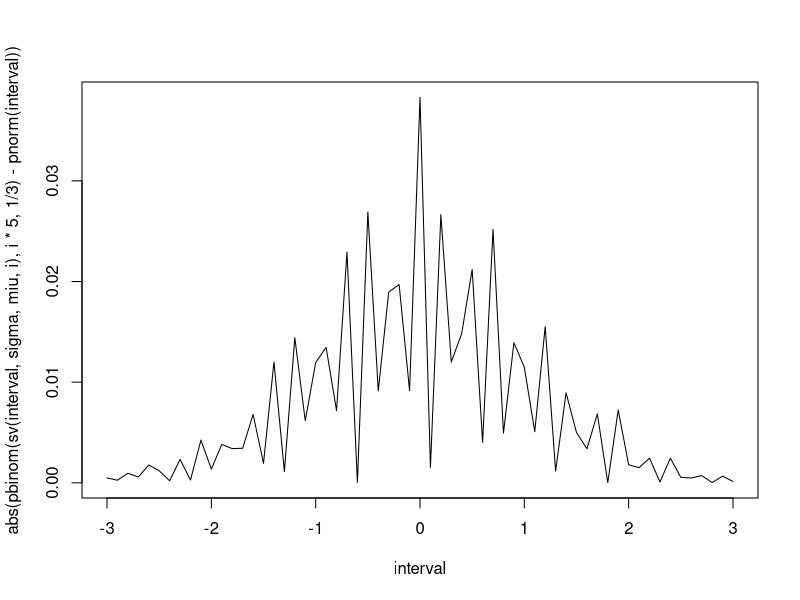
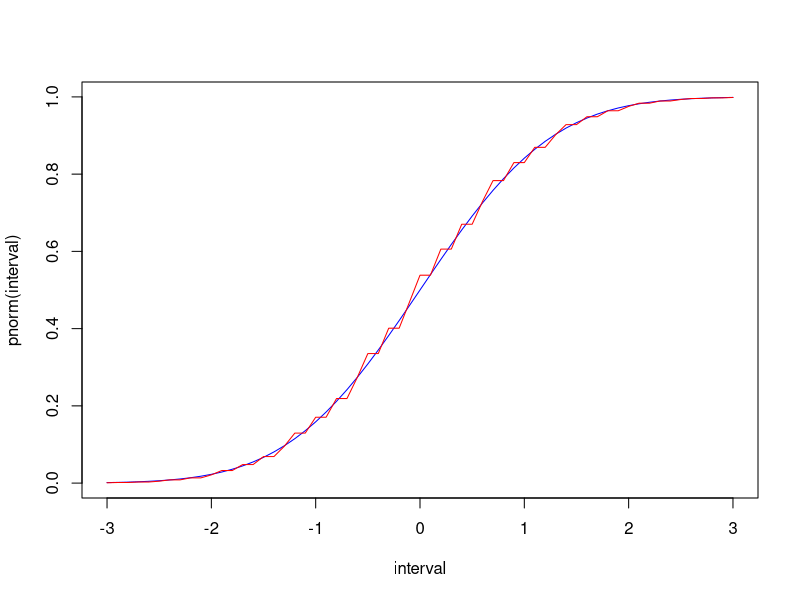
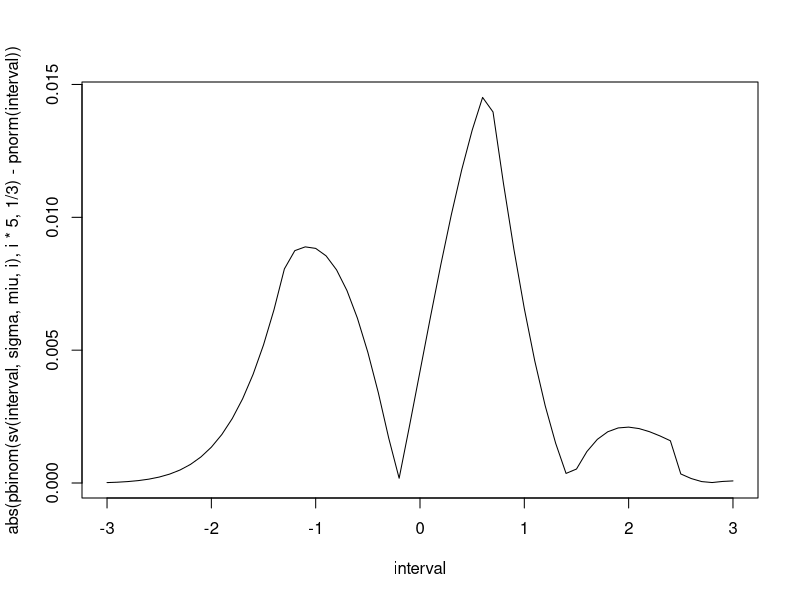
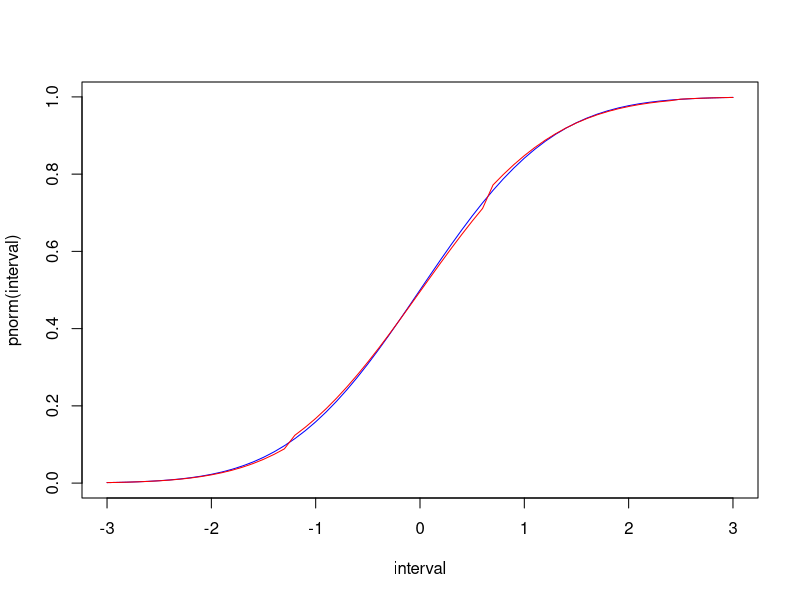
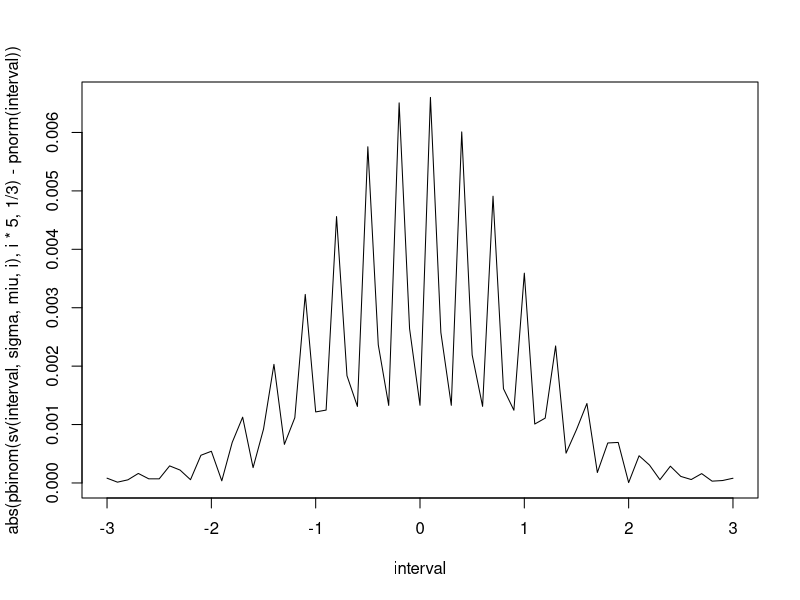
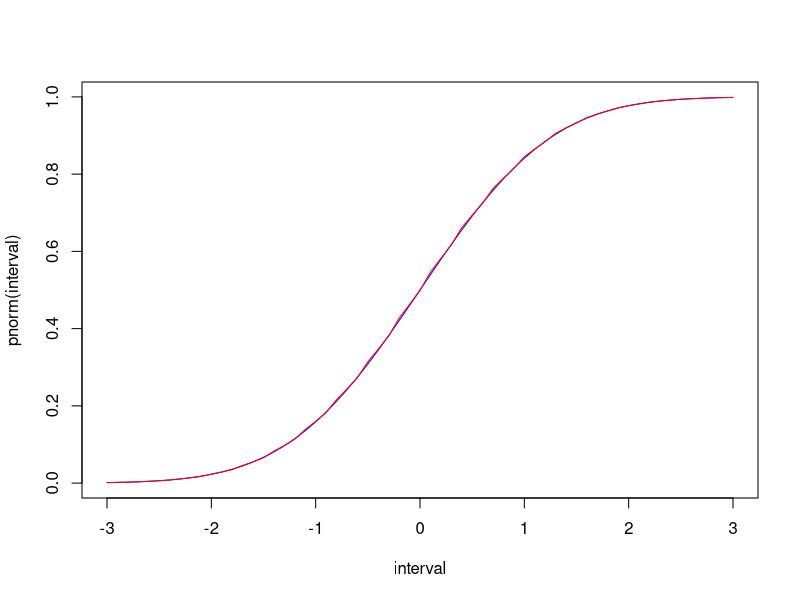
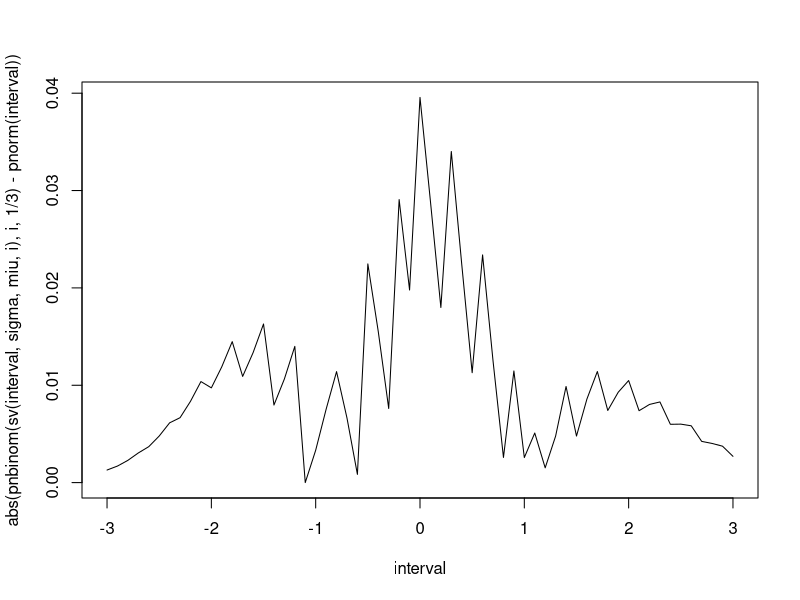
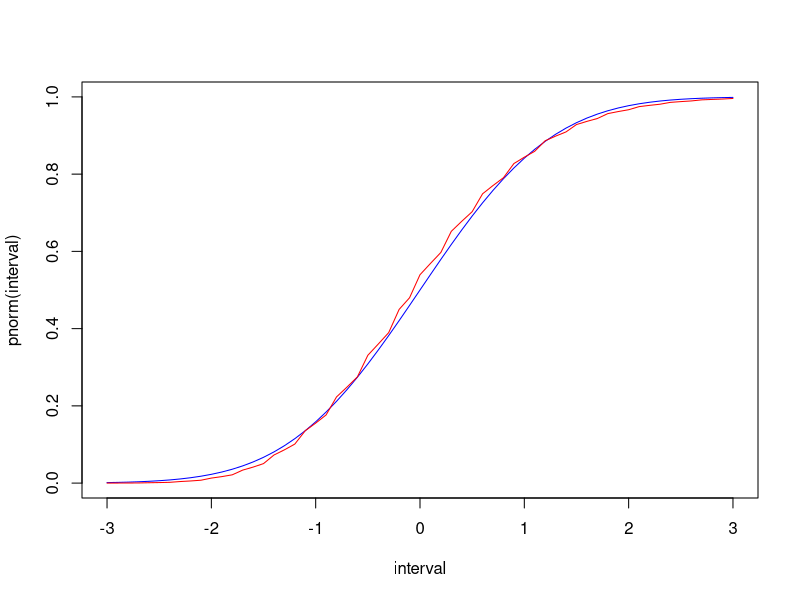

The R script that drew these images, in order:
#1

medie<-function(functie,opt,a=0,b=100){ # a si b sunt doar pt cazul opt==2, anume uniforma discreta
  if (opt==1){ #caz continuu
    
    aux<-function(x){
      return(x*functie(x))
    }
    
    return (integrate(aux,-Inf,+Inf)$value)
  }
  
  if(opt==0){ #caz discret
    x<-0:1000
    return(sum(x*functie(x)))
  }
  
  if(opt==2){
    return ((a+b)/2)
  }
  
}


varianta<-function(functie,opt,a=0,b=100){ # de adaugat si aici caz discret
  if (opt==1){ #caz continuu
    aux<-function(x){
      return(x^2*functie(x)) #formula de transport
    }
    med<-medie(functie,opt)
    return(integrate(aux,-Inf,Inf)$value-(med)^2)
  }
  if (opt==0){ # caz discret
    x<-0:1000
    aux<-function(x){
      return (x^2)
    }
    prob<-sapply(x,functie)
    xpatrat<-sapply(x,aux)
    return(sum(xpatrat*prob)-medie(functie,opt)^2)
  }
  if (opt==2){ #caz unif discreta
    n<-b-a+1
    return((n^2-1)/12)
  }
}

#2

f2<-function(functie,opt,a=0,b=100){ # de adaugat caz discret
  if (opt==1){ #caz continuu
    aux<-function(x){
      return (abs(x-medie(functie,opt))^3*functie(x))
    }
    return (integrate(aux,-Inf,+Inf)$value)
  }
  if (opt==0){ #caz discret
    x<-0:1000
    aux<-function(x){
      return (abs(x-medie(functie,opt))^3*functie(x))
    }
    return (sum(sapply(x,aux)))
  }
  
  if(opt==2){ # caz uniforma discreta
    n=b-a+1
    x<-a:b
    aux<-function(x){
      return (abs(x-medie(functie,opt,a,b))^3*1/n)
    }
    return(sum(sapply(x,aux)))
  }
  
}

#3+#5

dim<-c(30,100,1000)



#5
margine<-function(n,functie,opt,a=0,b=100){ 
  
  med<-f2(functie,opt,a,b)
  sigmaCub<-sqrt(varianta(functie,opt,a,b))^3
  return (33/4*(med/(sqrt(n)*sigmaCub)))
  
}


Binomiala<-function(x){
  return(dbinom(x,5,1/3))
}

Geometrica<-function(x){
  return(dgeom(x,1/3))
}

Poisson<-function(x){
  return(dpois(x,1/3))
}

Unifcont<-function(x){
  return (dunif(x,0,1))
}

Exponentiala<-function(x){
  return (dexp(x,1/3))
}

Gamma<-function(x){
  return (dgamma(x,shape=3,rate=4))
}

Beta<-function(x){
  return (dbeta(x,3,4))
}



marginiBin<-c()          
for (n in dim){
  marginiBin<-c(marginiBin,margine(n,Binomiala,0))
}    

marginiGeo<-c()          
for (n in dim){
  marginiGeo<-c(marginiGeo,margine(n,Geometrica,0))
}       

marginiPois<-c()          
for (n in dim){
  marginiPois<-c(marginiPois,margine(n,Poisson,0))
}    

marginiUnifcont<-c()          
for (n in dim){
  marginiUnifcont<-c(marginiUnifcont,margine(n,Unifcont,1))
}

marginiExponentiala<-c()          
for (n in dim){
  marginiExponentiala<-c(marginiExponentiala,margine(n,Exponentiala,1))
}

marginiGamma<-c()          
for (n in dim){
  marginiGamma<-c(marginiGamma,margine(n,Gamma,1))
}

marginiBeta<-c()          
for (n in dim){
  marginiBeta<-c(marginiBeta,margine(n,Beta,1))
}


denumiri<-c('Binomiala', 'Geometrica','Poisson','Unifcont','Exponentiala','Gamma','Beta')




margini30<-list()
margini30[[1]]<-marginiBin[1]
margini30[[2]]<-marginiGeo[1]        
margini30[[3]]<-marginiPois[1]
margini30[[4]]<-marginiUnifcont[1]
margini30[[5]]<-marginiExponentiala[1]          
margini30[[6]]<-marginiGamma[1]
margini30[[7]]<-marginiBeta[1]           

margini100<-list()
margini100[[1]]<-marginiBin[2]
margini100[[2]]<-marginiGeo[2]        
margini100[[3]]<-marginiPois[2]
margini100[[4]]<-marginiUnifcont[2]
margini100[[5]]<-marginiExponentiala[2]          
margini100[[6]]<-marginiGamma[2]
margini100[[7]]<-marginiBeta[2]           

margini1000<-list()
margini1000[[1]]<-marginiBin[3]
margini1000[[2]]<-marginiGeo[3]        
margini1000[[3]]<-marginiPois[3]
margini1000[[4]]<-marginiUnifcont[3]
margini1000[[5]]<-marginiExponentiala[3]          
margini1000[[6]]<-marginiGamma[3]
margini1000[[7]]<-marginiBeta[3]           



margini.data<-data.frame(
  Denumiri=(denumiri),
  Margini30=unlist(margini30),
  Margini100=unlist(margini100),
  Margini1000=unlist(margini1000),
  stringsAsFactors = FALSE
  
)

print (margini.data)    


# vreau sa fac o functie care primeste un x si face cu precizia

# repartitieEmpirica<-function(Zn,x){
#     
# }
# 
# 
# SvZ<-function(esantion,n,sigma,miu){
#    return(sqrt(n)*(mean(esantion)-miu)/sigma)
# }
# 
# precizie<-100
# 
# for (i in c(30,100,1000)){
#    domeniu<-seq(-3,3,0.1)
#    
#    Xn<-rbinom(i,5,1/3)
#    Zn<-SvZ(Xn,i,sqrt(varianta(Binomiala,0)),medie(Binomiala,0))
#    
# }



interval<-seq(-3,3,0.1)

sv<-function(x,sigma,miu,n){
  return(n*(x*sigma/sqrt(n)+miu))
}

#Binomiala
for (i in c(30,100,1000)){
  sigma<-sqrt(varianta(Binomiala,0))
  miu<-medie(Binomiala,0)
  
  plot(interval,abs(pbinom(sv(interval,sigma,miu,i),i*5,1/3)-pnorm(interval)),type='l')
  abline(h=marginiBin[1],col='red')
  abline(h=marginiBin[2],col='blue')
  abline(h=marginiBin[3],col='magenta')
  plot(interval,pnorm(interval),type='l',col='blue')
  lines(interval,pbinom(sv(interval,sigma,miu,i),i*5,1/3),col='red')
  
}


#Geometrica
for (i in c(30,100,1000)){
  sigma<-sqrt(varianta(Geometrica,0))
  miu<-medie(Geometrica,0)
  
  plot(interval,abs(pnbinom(sv(interval,sigma,miu,i),i,1/3)-pnorm(interval)),type='l')
  abline(h=marginiGeo[1],col='red')
  abline(h=marginiGeo[2],col='blue')
  abline(h=marginiGeo[3],col='magenta')
  plot(interval,pnorm(interval),type='l',col='blue')
  lines(interval,pnbinom(sv(interval,sigma,miu,i),i,1/3),col='red')
  
}


#Poission
for (i in c(30,100,1000)){
  sigma<-sqrt(varianta(Poisson,0))
  miu<-medie(Poisson,0)
  
  plot(interval,abs(ppois(sv(interval,sigma,miu,i),i*1/3)-pnorm(interval)),type='l')
  abline(h=marginiPois[1],col='red')
  abline(h=marginiPois[2],col='blue')
  abline(h=marginiPois[3],col='magenta')
  plot(interval,pnorm(interval),type='l',col='blue')
  lines(interval,ppois(sv(interval,sigma,miu,i),i*1/3),col='red')
  
}


#Exponentiala
for (i in c(30,100,1000)){
  sigma<-sqrt(varianta(Exponentiala,1))
  miu<-medie(Exponentiala,1)
  
  plot(interval,abs(pgamma(sv(interval,sigma,miu,i),i,1/3)-pnorm(interval)),type='l')
  abline(h=marginiExponentiala[1],col='red')
  abline(h=marginiExponentiala[2],col='blue')
  abline(h=marginiExponentiala[3],col='magenta')
  plot(interval,pnorm(interval),type='l',col='blue')
  lines(interval,pgamma(sv(interval,sigma,miu,i),i,1/3),col='red')
  
}


#Gamma
for (i in c(30,100,1000)){
  sigma<-sqrt(varianta(Gamma,1))
  miu<-medie(Gamma,1)
  
  plot(interval,abs(pgamma(sv(interval,sigma,miu,i),i*3,4)-pnorm(interval)),type='l')
  abline(h=marginiGamma[1],col='red')
  abline(h=marginiGamma[2],col='blue')
  abline(h=marginiGamma[3],col='magenta')
  plot(interval,pnorm(interval),type='l',col='blue')
  lines(interval,pgamma(sv(interval,sigma,miu,i),i*3,4),col='red')
  
}


comb <- function(n, x) {
  factorial(n) / (factorial(n-x)*factorial(x))
}


IrwinHall <- function(x, n){ #CDF-ul variabilei aleatoare Irwin-Hall (suma de Unif(0,1))
  s<-0
  for(k in 0:n){
    s<-s+(-1)^k*comb(n,k)*sign(x-k)*(x-k)^n
  }
  return(1/2+1/(2*factorial(n))*s)
}

#Unifcont





for (i in c(5,10,15)){ #CDF-ul Irwin-Hall este foarte volatil
  sigma<-sqrt(varianta(Unifcont,1)) #a fost necesara modificarea dimensiunilor esantionului
  miu<-medie(Unifcont,1)
  ih<-IrwinHall(sv(interval,sigma,miu,i),i)
  plot(interval,abs(ih-pnorm(interval)),type='l')
  plot(interval,pnorm(interval),type='l',col='blue')
  lines(interval,ih,col='red')
    }
